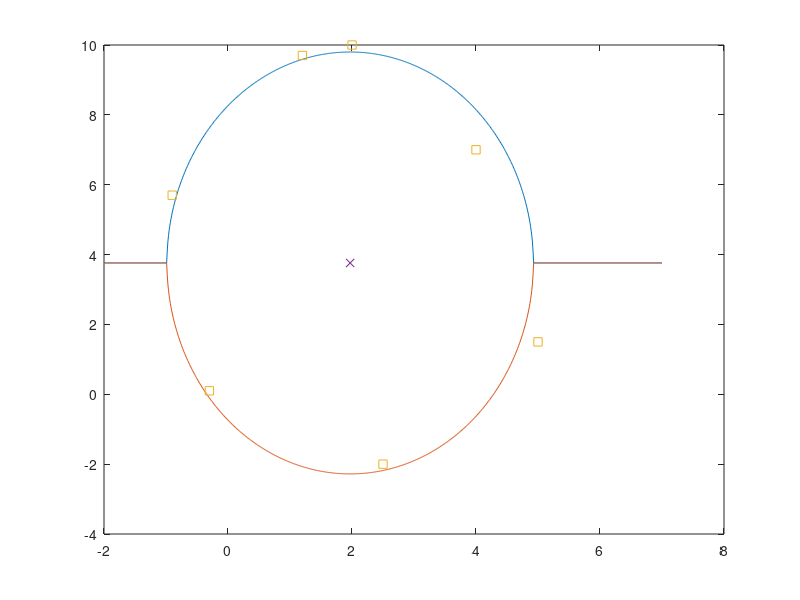

Here is the MATLAB script that generated this plot:
clear; clc;
x = [2 4 5 2.5 -0.3 -0.9 1.2]';
y = [10 7 1.5 -2 0.1 5.7 9.7]';
A = [x y.^2 y ones(7,1)];
B = -x.^2;
coeff = A\B;
x0 = -coeff(1)/2
y0 = -coeff(3)/(2*coeff(2))
r_square = -coeff(4) + x0^2 + coeff(2)*y0^2;
xfit = [-2:0.01:7];
yfit1 = sqrt((r_square-(xfit-x0).^2)/coeff(2)) + y0;
yfit2 = -sqrt((r_square-(xfit-x0).^2)/coeff(2)) + y0;
plot(xfit,yfit1,xfit,yfit2,x,y,'s',x0,y0,'x')

% -d = r^2-x0^2-b*y0^2
